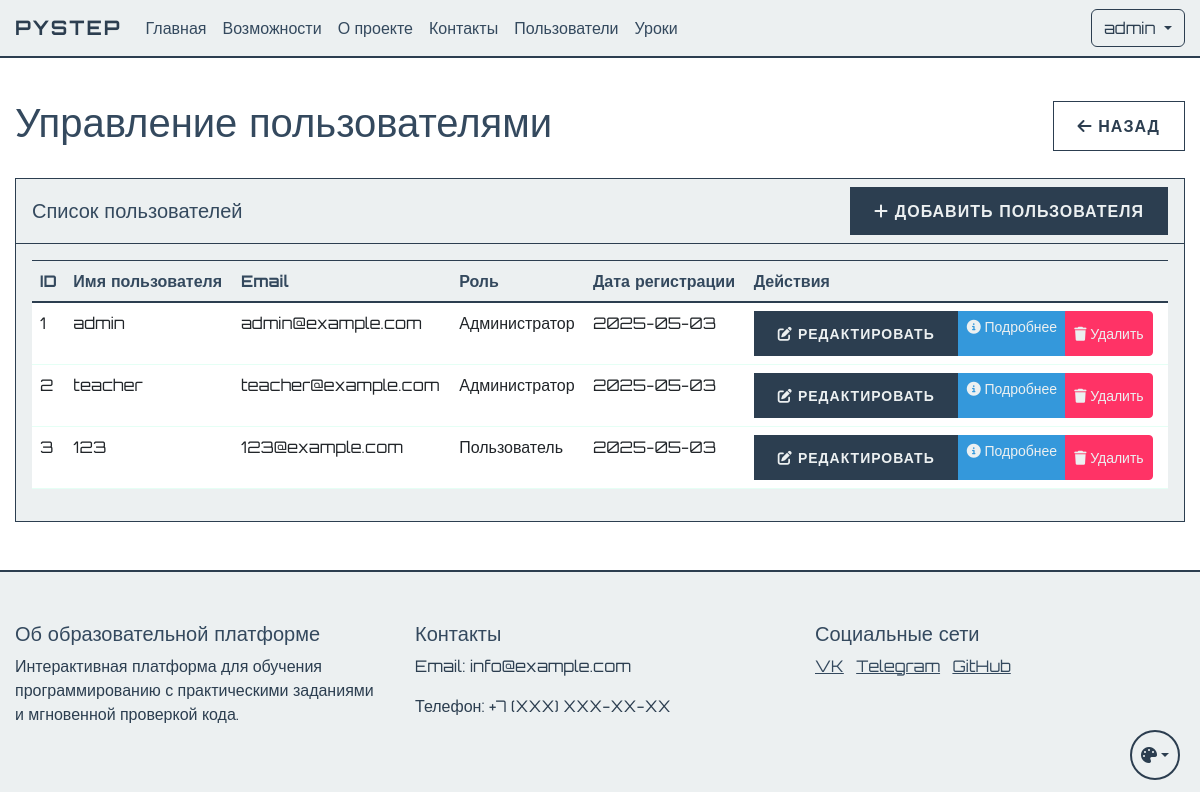
The app's page /admin/users (signed in) with its own data.
### app.py (models this page shows, shortened)
class User(UserMixin, db.Model):
    id = db.Column(db.Integer, primary_key=True)
    name = db.Column(db.String(100), nullable=False)
    username = db.Column(db.String(80), unique=True, nullable=False)
    email = db.Column(db.String(120), unique=True, nullable=False)
    password_hash = db.Column(db.String(128))
    is_admin = db.Column(db.Boolean, default=False)
    user_type = db.Column(db.String(20), default='student')  # student, teacher, admin
    created_by = db.Column(db.Integer, db.ForeignKey('user.id'), nullable=True)  # ID пользователя, создавшего этого пользователя
    created_at = db.Column(db.DateTime, default=db.func.now())
    last_login = db.Column(db.DateTime)
    is_active = db.Column(db.Boolean, default=True)
    progress = db.relationship('UserProgress', backref='user', lazy=True)
    ratings = db.relationship('UserRating', backref='user', lazy=True)
    created_users = db.relationship('User', backref=db.backref('creator', remote_side=[id]))
    def is_teacher(self):
        return self.user_type == 'teacher'
    def is_super_admin(self):
        return self.is_admin and self.user_type == 'admin'

### app.py (the view)
@app.route('/admin/users')
@login_required
@teacher_required
def user_list():
    if current_user.is_super_admin():
        users = User.query.all()
    else:
        users = User.query.filter_by(created_by=current_user.id).all()
    return render_template('user_list.html', users=users)

### app.py (called while the page is built)
def teacher_required(f):
    @wraps(f)
    def decorated_function(*args, **kwargs):
        if not current_user.is_authenticated or not (current_user.is_teacher() or current_user.is_super_admin()):
            abort(403)
        return f(*args, **kwargs)
    return decorated_function

@login_manager.user_loader
def load_user(user_id):
    return db.session.get(User, int(user_id))

### templates/user_list.html (shortened to what this page needs)
{% extends "base.html" %}
{% block content %}
<div class="container mt-4">
    <div class="d-flex justify-content-between align-items-center mb-4">
        <h1>Управление пользователями</h1>
        <a href="{{ url_for('student_dashboard') }}" class="btn btn-secondary">
            <i class="fas fa-arrow-left"></i> Назад
        </a>
    </div>
    <div class="card">
        <div class="card-header">
            <div class="d-flex justify-content-between align-items-center">
                <h5 class="mb-0">Список пользователей</h5>
                <a href="{{ url_for('add_user') }}" class="btn btn-primary">
                    <i class="fas fa-plus"></i> Добавить пользователя
                </a>
            </div>
        </div>
        <div class="card-body">
            {% if users %}
                <div class="table-responsive">
                    <table class="table">
                        <thead>
                            <tr>
                                <th>ID</th>
                                <th>Имя пользователя</th>
                                <th>Email</th>
                                <th>Роль</th>
                                <th>Дата регистрации</th>
                                <th>Действия</th>
                            </tr>
                        </thead>
                        <tbody>
                            {% for user in users %}
                                <tr>
                                    <td>{{ user.id }}</td>
                                    <td>{{ user.username }}</td>
                                    <td>{{ user.email }}</td>
                                    <td>{{ 'Администратор' if user.is_admin else 'Пользователь' }}</td>
                                    <td>{{ user.created_at.strftime('%Y-%m-%d') }}</td>
                                    <td>
                                        <div class="btn-group" role="group">
                                            <a href="{{ url_for('edit_user', user_id=user.id) }}" class="btn btn-sm btn-primary">
                                                <i class="fas fa-edit"></i> Редактировать
                                            </a>
                                            <a href="{{ url_for('view_user_lessons', user_id=user.id) }}" class="btn btn-sm btn-info">
                                                <i class="fas fa-info-circle"></i> Подробнее
                                            </a>
                                            <button type="button" class="btn btn-sm btn-danger" data-bs-toggle="modal" data-bs-target="#deleteUserModal{{ user.id }}">
                                                <i class="fas fa-trash"></i> Удалить
                                            </button>
                                        </div>
                                    </td>
                                </tr>
                            {% endfor %}
                        </tbody>
                    </table>
                </div>
            {% else %}
                <div class="alert alert-info">
                    Пользователи не найдены.
                </div>
            {% endif %}
        </div>
    </div>
</div>
{% endblock %}

### templates/base.html (shortened to what this page needs)
<!DOCTYPE html>
<html lang="ru">
<head>
    <link href="https://cdn.jsdelivr.net/npm/bootstrap@5.3.0/dist/css/bootstrap.min.css" rel="stylesheet">
    <link href="{{ url_for('static', filename='css/themes.css') }}" rel="stylesheet">
    <link href="{{ url_for('static', filename='css/base.css') }}" rel="stylesheet">
    <link href="{{ url_for('static', filename='css/components.css') }}" rel="stylesheet">
    <link href="{{ url_for('static', filename='css/forms.css') }}" rel="stylesheet">
    <link href="{{ url_for('static', filename='css/tables.css') }}" rel="stylesheet">
    <link href="{{ url_for('static', filename='css/layout.css') }}" rel="stylesheet">
</head>
<body>
    <nav class="navbar navbar-expand-lg navbar-dark">
        <div class="container">
            <a class="navbar-brand" href="{{ url_for('index') }}">PyStep</a>
            <div class="collapse navbar-collapse" id="navbarNav">
                <ul class="navbar-nav me-auto">
                    <li class="nav-item">
                        <a class="nav-link" href="{{ url_for('index') }}">Главная</a>
                    </li>
                    <li class="nav-item">
                        <a class="nav-link" href="/#features">Возможности</a>
                    </li>
                    <li class="nav-item">
                        <a class="nav-link" href="/#about">О проекте</a>
                    </li>
                    <li class="nav-item">
                        <a class="nav-link" href="/#contact">Контакты</a>
                    </li>
                    {% if current_user.is_admin %}
                    <li class="nav-item">
                            <a class="nav-link" href="{{ url_for('user_list') }}">Пользователи</a>
                    </li>
                    <li class="nav-item">
                            <a class="nav-link" href="{{ url_for('lesson_list') }}">Уроки</a>
                    </li>
                    {% endif %}
                </ul>
                <div class="d-flex">
                    {% if current_user.is_authenticated %}
                        <div class="dropdown">
                            <button class="btn btn-outline-light dropdown-toggle" type="button" id="userMenu" data-bs-toggle="dropdown">
                                {{ current_user.username }}
                            </button>
                        </div>
                    {% else %}
                        <a href="{{ url_for('login') }}" class="btn btn-outline-light me-2">Войти</a>
                    {% endif %}
                </div>
            </div>
        </div>
    </nav>
    {% block content %}{% endblock %}
    <footer class="footer mt-5">
        <div class="container">
            <div class="row">
                <div class="col-md-4">
                    <h5>Об образовательной платформе</h5>
                    <p>Интерактивная платформа для обучения программированию с практическими заданиями и мгновенной проверкой кода.</p>
                </div>
                <div class="col-md-4">
                    <h5>Контакты</h5>
                    <p>Email: info@example.com</p>
                    <p>Телефон: +7 (XXX) XXX-XX-XX</p>
                </div>
                <div class="col-md-4">
                    <h5>Социальные сети</h5>
                    <a href="#" class="text-white me-2">VK</a>
                    <a href="#" class="text-white me-2">Telegram</a>
                    <a href="#" class="text-white">GitHub</a>
                </div>
            </div>
        </div>
    </footer>
    <div class="theme-switch">
        <button class="btn dropdown-toggle" type="button" id="themeDropdown" data-bs-toggle="dropdown" aria-expanded="false">
            <i class="fa-solid fa-palette"></i>
        </button>
    </div>
    <link rel="stylesheet" href="https://cdnjs.cloudflare.com/ajax/libs/font-awesome/6.5.1/css/all.min.css">
</body>
</html>

### static/css/themes.css (style rules this page uses)
:root[data-theme="classic"] { --cyber-primary: #2c3e50; --cyber-secondary: #34495e; --cyber-dark: #ecf0f1; --cyber-bg: #ffffff; --cyber-text: #2c3e50; --cyber-text-light: #34495e; --cyber-text-muted: #7f8c8d; --cyber-card-bg: #ecf0f1; --cyber-text-dark: #2c3e50; --cyber-info: #3498db; }

### static/css/base.css (style rules this page uses)
body { font-family: 'Orbitron', sans-serif; background-color: var(--cyber-bg); color: var(--cyber-text); min-height: 100vh; display: flex; flex-direction: column; opacity: 0; transition: opacity 0.3s ease; }
body.theme-loaded { opacity: 1; }
h1, h2, h3, h4, h5, h6 { color: var(--cyber-text-light); }
p { color: var(--cyber-text); }
.text-white { color: var(--cyber-text-light) !important; }
.navbar { background-color: var(--cyber-dark) !important; border-bottom: 2px solid var(--cyber-primary); }
.navbar-brand { color: var(--cyber-primary) !important; font-weight: 700; text-transform: uppercase; letter-spacing: 2px; }
.nav-link { color: var(--cyber-text-light) !important; transition: all 0.3s ease; }
.footer { background-color: var(--cyber-dark); border-top: 2px solid var(--cyber-primary); color: var(--cyber-text-light); padding: 50px 0; margin-top: auto; }

### static/css/components.css (style rules this page uses)
.card { background-color: var(--cyber-card-bg); border: 1px solid var(--cyber-primary); color: var(--cyber-text-light); }
.card-header { background-color: rgba(0, 255, 157, 0.1); border-bottom: 1px solid var(--cyber-primary); color: var(--cyber-text-light); }
.card-body { background-color: var(--cyber-card-bg); color: var(--cyber-text-light); }
.btn-outline-light { border-color: var(--cyber-primary); color: var(--cyber-primary); transition: all 0.3s ease; }

### static/css/tables.css (style rules this page uses)
.table { color: var(--cyber-text-light); }
.table thead th { background-color: var(--cyber-card-bg); border-bottom: 2px solid var(--cyber-primary); color: var(--cyber-text-light); }
.table tbody tr { background-color: var(--cyber-card-bg); border-bottom: 1px solid rgba(0, 255, 157, 0.1); }

### static/css/layout.css (style rules this page uses)
.container { max-width: 1200px; margin: 0 auto; padding: 0 15px; }
.row { margin: 0 -15px; }
.col, [class*="col-"] { padding: 0 15px; }
.mt-4 { margin-top: 1.5rem; }
.mt-5 { margin-top: 3rem; }
.mb-4 { margin-bottom: 1.5rem; }
.d-flex { display: flex; }
.justify-content-between { justify-content: space-between; }
.align-items-center { align-items: center; }

### records on screen
User: username "admin", id "1", email "admin@example.com", is_admin "Администратор", created_at "2025-05-03"
User: id "2", username "teacher", email "teacher@example.com", is_admin "Администратор", created_at "2025-05-03"
User: id "3", username "123", email "123@example.com", is_admin "Пользователь", created_at "2025-05-03"
